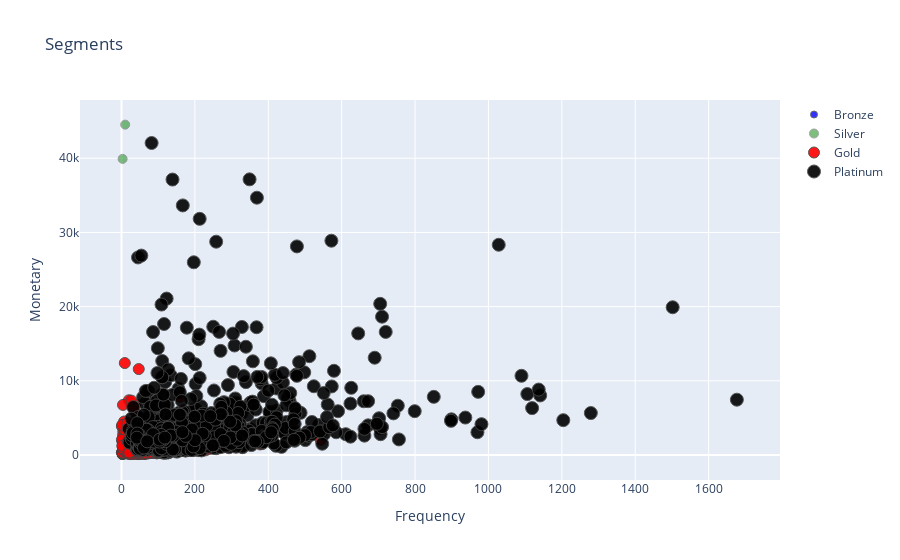

This figure's notebook cell:
### Code cell
plot_data = [
    gobj.Scatter(
        x=graph.query("Customer_Tier == 'Bronze'")['Frequency'],
        y=graph.query("Customer_Tier == 'Bronze'")['Monetary'],
        mode='markers',
        name='Bronze',
        marker= dict(size= 7,
            line= dict(width=1),
            color= 'blue',
            opacity= 0.8
           )
    ),
        gobj.Scatter(
        x=graph.query("Customer_Tier == 'Silver'")['Frequency'],
        y=graph.query("Customer_Tier == 'Silver'")['Monetary'],
        mode='markers',
        name='Silver',
        marker= dict(size= 9,
            line= dict(width=1),
            color= 'green',
            opacity= 0.5
           )
    ),
        gobj.Scatter(
        x=graph.query("Customer_Tier == 'Gold'")['Frequency'],
        y=graph.query("Customer_Tier == 'Gold'")['Monetary'],
        mode='markers',
        name='Gold',
        marker= dict(size= 11,
            line= dict(width=1),
            color= 'red',
            opacity= 0.9
           )
    ),
    gobj.Scatter(
        x=graph.query("Customer_Tier == 'Platinum'")['Frequency'],
        y=graph.query("Customer_Tier == 'Platinum'")['Monetary'],
        mode='markers',
        name='Platinum',
        marker= dict(size= 13,
            line= dict(width=1),
            color= 'black',
            opacity= 0.9
           )
    ),
]

plot_layout = gobj.Layout(
        yaxis= {'title': "Monetary"},
        xaxis= {'title': "Frequency"},
        title='Segments'
    )
fig = gobj.Figure(data=plot_data, layout=plot_layout)
po.iplot(fig)

### Figure 1 — Plotly figure (JSON) as saved in the notebook; plotly's stock layout.template omitted (floating-point values rounded to 4 significant figures; data arrays with more than 128 entries replaced by an {"elided": "..."} marker saying what was removed)
{"data": [{"marker": {"color": "blue", "line": {"width": 1}, "opacity": 0.8, "size": 7}, "mode": "markers", "name": "Bronze", "type": "scatter", "x": {"elided": "705 int values"}, "y": {"elided": "705 float values"}}, {"marker": {"color": "green", "line": {"width": 1}, "opacity": 0.5, "size": 9}, "mode": "markers", "name": "Silver", "type": "scatter", "x": {"elided": "894 int values"}, "y": {"elided": "894 float values"}}, {"marker": {"color": "red", "line": {"width": 1}, "opacity": 0.9, "size": 11}, "mode": "markers", "name": "Gold", "type": "scatter", "x": {"elided": "1180 int values"}, "y": {"elided": "1180 float values"}}, {"marker": {"color": "black", "line": {"width": 1}, "opacity": 0.9, "size": 13}, "mode": "markers", "name": "Platinum", "type": "scatter", "x": {"elided": "1123 int values"}, "y": {"elided": "1123 float values"}}], "layout": {"title": {"text": "Segments"}, "xaxis": {"title": {"text": "Frequency"}}, "yaxis": {"title": {"text": "Monetary"}}}}
